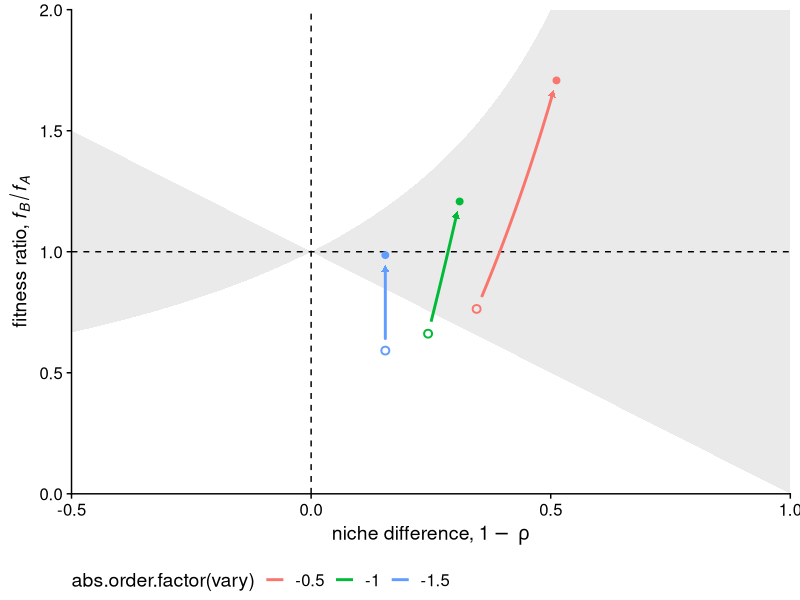
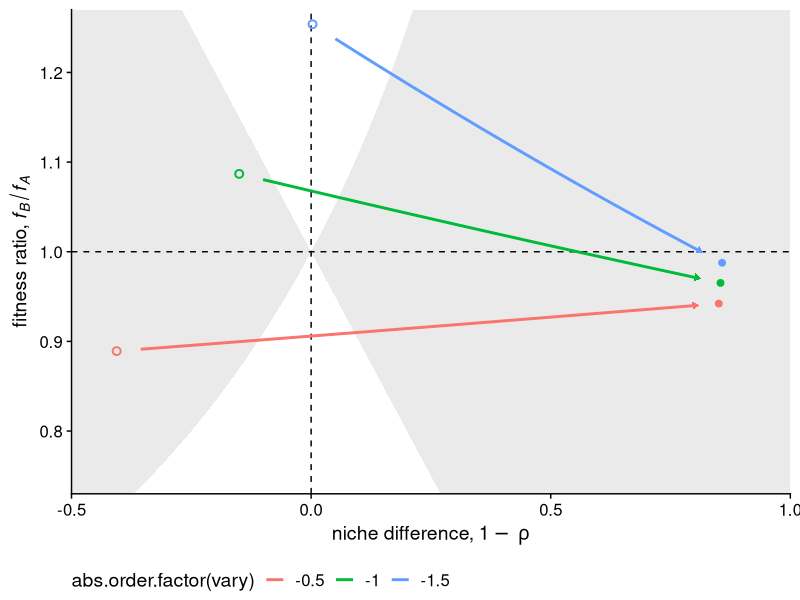
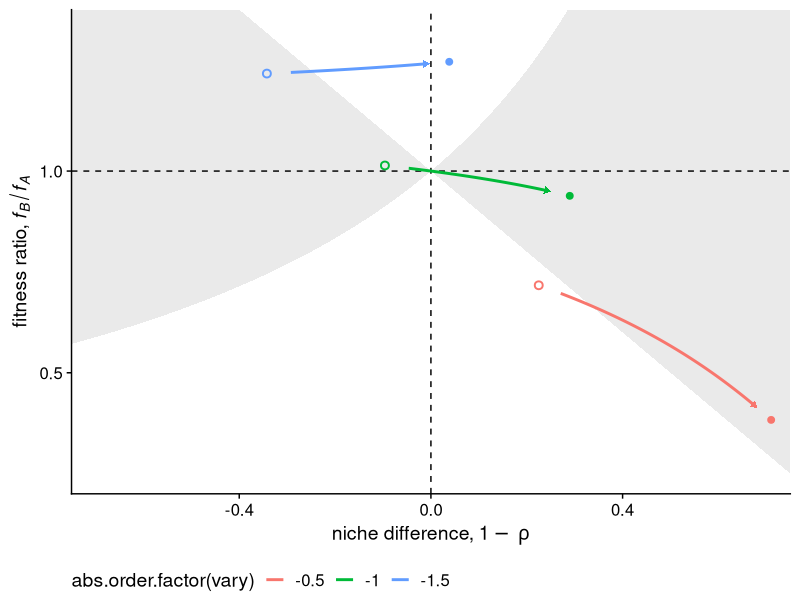
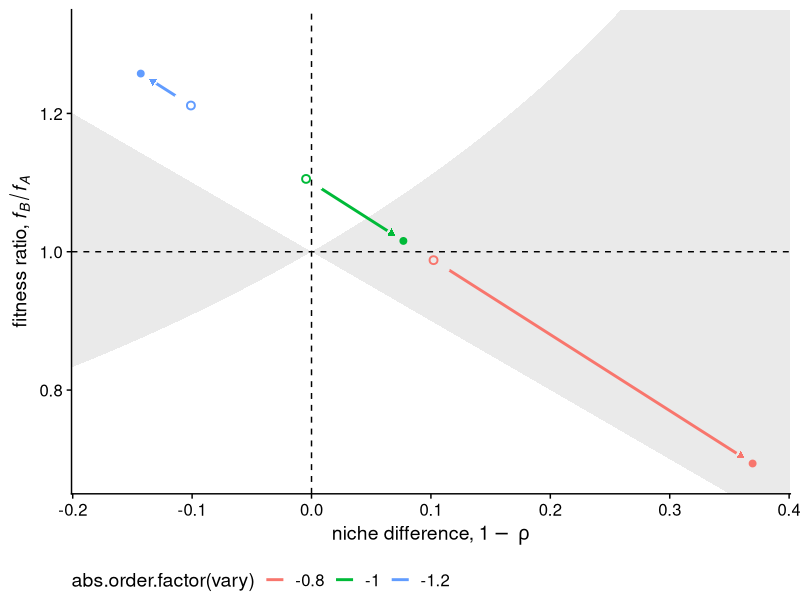

Recreate these plots in R, in order.
#################################################################################
#### Effects of soil microbes on plant competition: a perspective from modern coexistence theory
#### Ke & Wan (accepted July 2019) Ecological Monographs
####
#### This R script creates Figure 3 in the main text
#### Figure 3: Examples of how plant???soil microbe interactions and plant???plant competition together determine competition outcome
#################################################################################



######################################
#### Load packages
######################################
library('ggplot2')
library('grid')
library('gridExtra')
library('magrittr')
library('dplyr')
library('RColorBrewer')
library('cowplot')



######################################
#### 1. Plot setting and supporting functions
######################################
#### Define functions to calculate niche overlap. 
#### Input: paramters 
#### Output: niche overlap based on MCT (Chesson, 2000)
#### Note that we used the notation where competition is represented by negative c_{ij}
get.rho <- function(cAA = NA, cAB = NA, cBA = NA, cBB = NA,
                    sAA = NA, sAB = NA, sBA = NA, sBB = NA,
                    phiA = NA, phiB = NA){
  result <- sqrt((cBA + sBA*phiA) * (cAB + sAB*phiB) / ((cAA + sAA*phiA) * (cBB + sBB*phiB)))
  return(result)
}

#### Define functions to calculate niche overlap. 
#### Input: paramters
#### Output: fitness ratio based on MCT (Chesson, 2000)
#### Note that the function calculates f_{A}/f_{B} if "A.over.B"=T, but flips the parameters to calculate f_{B}/f_{A} if "A.over.B"=F
get.fit <- function(cAA = NA, cAB = NA, cBA = NA, cBB = NA,
                    sAA = NA, sAB = NA, sBA = NA, sBB = NA,
                    phiA = NA, phiB = NA, A.over.B = T){
  if (!A.over.B) return(get.fit(cAA = cBB, cAB = cBA, cBA = cAB, cBB = cAA,
                                sAA = sBB, sAB = sBA, sBA = sAB, sBB = sAA,
                                phiA = phiB, phiB = phiA))
  result <- sqrt((cBB + sBB*phiB) * (cBA + sBA*phiA) / ((cAA + sAA*phiA) * (cAB + sAB*phiB)))
  return(result)
}

#### Function to generate data frame for plotting 
#### Input: (1) "params": default parameters used for the calculations
####        (2) "vary.variable": the c_{ij} parameter that would be varied
####        (3) "vary.values": the range that the c_{ij} parameter would be varied
####        (4) "strengths": the range that the sigma_{ij} parameter would be varied (i.e., the strength of the PSF scenario)
####        (5) "get.params": a function for each scenario that modifies the sigma_{ij} parameter for that scenario
####        (6) "A.over.B": determining whether to calculate f_{A}/f_{B} ("A.over.B"=T) or f_{B}/f_{A} ("A.over.B"=F)
#### Output: a data.frame with four columns: (i) strength: the sigma_{ij} spectrum; (ii) vary: the c_{ij} spectrum; (iii) niche overlap; (iv) fitness ratio
plot.frame <- function(params = NA, 
                       vary.variable = NA, 
                       vary.values = NA, 
                       strengths = NA, 
                       get.params = NA, 
                       A.over.B = T){
  
  # Generate a grid of varying sigma_{ij} (i.e., set by "strength") and c_{ij} coefficients (i.e., set by "vary.values")
  grid <- expand.grid(strength=strengths, vary=vary.values)
  
  # Modify the sigma_{ij} parameters that we are interested in (i.e., set by each "get.params" function) based on the PSF strength spectrum
  new.params <- get.params(params, grid$strength)
  
  # Modify the c_{ij} parameters that we are interested in (i.e., set by "vary.variable") based on the PSF strength spectrum
  new.params[[vary.variable]] <- grid$vary
  
  # Calculate niche overlap and fitness ratio
  rhos <- do.call(get.rho, new.params)
  new.params[['A.over.B']] <- A.over.B
  fits <- do.call(get.fit, new.params)
  
  # Put results and parameters together in a data frame for plotting
  result <- cbind(grid, data.frame(rho = rhos, fit = fits))
  return(result)
}

#### Generate a function that streamlines the calculation for each c_{ij}
#### Input: (1) name: the name vector of c_{ij}s that would be varied 
####        (2) fn: the function that calls the "plot.frame" function for each c_{ij}
#### Output: a list, names are the c_{ij} that were varied, each element is a data.frame created by "plot.frame"
name.apply <- function(name, fn){
  result <- lapply(name, fn)
  names(result) <- name
  return(result)
}

#### Supporting functions of the main plot -- make c_{ij} a factor
abs.order.factor <- function(x) {factor(x, unique(x) %>% .[order(abs(.))])}

#### Supporting functions of the main plot -- plot fitness ratio ~ sigma_{ij}
#### Input: a data.frame created by "plot.frame"
#### Output: a ggplot of fitness ratio ~ sigma_{ij}
fit.plot <- function(frame, A.over.B = T){
  result <- 
    ggplot(frame, 
           aes(x = strength, 
               y = fit, 
               group = abs.order.factor(vary), 
               color = abs.order.factor(vary))) +
    geom_abline(intercept = 1.0, slope = 0, linetype = 2) +
    geom_line(size = 1) + 
    ylab(ifelse(A.over.B,
                expression(paste('fitness ratio, ', italic('f'['A']/'f'['B']))),
                expression(paste('fitness ratio, ', italic('f'['B']/'f'['A'])))))
  return(result)
}

#### Supporting functions to generate the main plot -- plot niche overlap ~ sigma_{ij}
#### Input: a data.frame created by "plot.frame"
#### Output: a ggplot of niche overlap ~ sigma_{ij}
rho.plot <- function(frame){
  result <- ggplot(frame, 
                   aes(x = strength, 
                       y = rho, 
                       group = abs.order.factor(vary), 
                       color = abs.order.factor(vary))) + 
    geom_line(size = 1) +
    ylab(expression(paste('niche overlap, ', italic(rho))))
  return(result)
}

#### Supporting functions to generate the main plot -- plot niche/fitness difference on its parameter space
#### Input: a data.frame created by "plot.frame"
#### Output: a ggplot of niche/fitness difference on its parameter space
battleaxe.plot <- function(frame, 
                           xlim = c(-0.5, 1), ylim = c(0, 2), 
                           start.strength = -2, end.strength = 0, cross.linetype = 2,
                           line.avoid.radius = 0.05, arrow.avoid.radius = 0.04,
                           A.over.B = T){
  
  # Create data used to plot the competitive outcome boundaries
  my.seq <- seq(1 - min(xlim), 1 - max(xlim), by = -0.001)
  battleaxe <- data.frame(rho = my.seq, bottom = my.seq, top = 1 / my.seq)
  
  # Clean up/rearrange the data frame based on plot range
  filtered.data <- filter(frame, 
                          strength >= min(start.strength, end.strength), 
                          strength <= max(start.strength, end.strength))
  if (start.strength < end.strength) {
    filtered.data <- arrange(filtered.data, strength, abs(vary))
  } else {
    filtered.data <- arrange(filtered.data, desc(strength), abs(vary))
  }
  
  # Find starting point for the plot
  starts <- 
    filtered.data %>% arrange(abs(strength - start.strength)) %>% 
    group_by(vary) %>% slice(1) %>% ungroup()
  
  # Find end point for the plot
  ends <- 
    filtered.data %>% arrange(abs(strength - end.strength)) %>%
    group_by(vary) %>% slice(1) %>% ungroup()
  
  # Combine all date
  enriched.data <- filtered.data %>% 
    left_join(transmute(starts, vary = vary, start.rho = rho, start.fit = fit), by = 'vary') %>%
    left_join(transmute(ends, vary = vary, end.rho = rho, end.fit = fit), by = 'vary') %>%
    mutate(start.dist = sqrt((rho - start.rho)^2 + (fit - start.fit)^2),
           end.dist = sqrt((rho - end.rho)^2 + (fit - end.fit)^2)) %>%
    mutate(min.dist = pmin(start.dist, end.dist))
  
  # Plot
  result <- 
    ggplot() +
    
    # Make axe-shaped plot
    geom_ribbon(data = battleaxe, 
                aes(x = 1 - rho, 
                    ymin = bottom, 
                    ymax = top), 
                alpha=0.1) + 
  
    # Add cross for referencing values
    geom_hline(yintercept = 1.0, linetype = cross.linetype) +
    geom_vline(xintercept = 0, linetype = cross.linetype) + 
  
    # Add line between points
    geom_line(data = filter(enriched.data, min.dist>line.avoid.radius), 
              aes(x = 1 - rho, 
                  y = fit, 
                  group = abs.order.factor(vary), 
                  color = abs.order.factor(vary)), 
              size=1
              ) + 
  
    # Add arrow
    geom_path(data = filter(enriched.data, end.dist <= 2*arrow.avoid.radius, end.dist >= arrow.avoid.radius), 
              aes(x = 1 - rho, 
                  y = fit, 
                  group = abs.order.factor(vary), 
                  color = abs.order.factor(vary)), 
              size = 0, 
              arrow = arrow(type = 'closed', length = unit(6, 'pt')), 
              show.legend = F) + 
  
    # Add start point
    geom_point(data = starts, 
               aes(x = 1 - rho, 
                   y = fit, 
                   color = abs.order.factor(vary)), 
               show.legend = F,
               size = 2, stroke = 1, shape = 21, fill = 'transparent') + 
  
    # Add end point
    geom_point(data = ends, 
               aes(x = 1 - rho, 
                   y = fit, 
                   color = abs.order.factor(vary)), 
               show.legend = F, 
               size = 2) +
    coord_cartesian(xlim = xlim, ylim = ylim, expand = F) + 
  
    # Make theme nice
    cowplot::theme_cowplot() + 
    theme(legend.position = 'bottom', legend.title.align = 0.5) +
    ylab(ifelse(A.over.B,
                expression(paste('fitness ratio, ', italic('f'['A']/'f'['B']))),
                expression(paste('fitness ratio, ', italic('f'['B']/'f'['A']))))) +
    xlab(expression(paste('niche difference, ', 1-italic(''~rho))))
  
  # Return plot
  return(result)
}

#### Complex composite plot recipes 
full.plot <- function(
  # All data frames for each c_{ij}
  all.frames, 
  
  # Component plot parameters
  xlim = NA, rho.ylim = NA, fit.ylim = NA, xlabel = 'strength',
  
  # Battleaxe plot parameters
  battleaxe.xlim = c(-0.5, 1), battleaxe.ylim = c(0, 2), 
  start.strength = -1, end.strength = 0,
  line.avoid.radius = 0.05, arrow.avoid.radius = 0.04, cross.linetype = 2,
  
  # Color
  palettes = NA, 
  panel.labels = c('A', 'B', 'C', 'D'), 
  panel.font = gpar(fontsize = 16, 
                    fontfamily = 'Helvetica', 
                    fontface = 'bold'),
  horiz.margin = 0.25, vert.margin = 0, units = 'in', 
  A.over.B = T,
  row.labels = list('cAA' = 'A', 'cAB' = 'B', 'cBA' = 'C', 'cBB' = 'D'),
  my.theme = cowplot::theme_cowplot(),
  display = F){

  # Calculate ranges for x and y
  xlim <- c(start.strength, end.strength)
  if (any(is.na(xlim))) xlim <- range(sapply(all.frames, function(x) x$strength))
  if (any(is.na(rho.ylim))) rho.ylim <- range(sapply(all.frames, function(x) x$rho))
  if (any(is.na(fit.ylim))) fit.ylim <- range(sapply(all.frames, function(x) x$fit))
  
  # Generate base panel ggplots for niche overlap and fitness ratio
  fit.coord <- coord_cartesian(xlim = xlim, ylim = fit.ylim, expand = F)
  rho.coord <- coord_cartesian(xlim = xlim, ylim = rho.ylim, expand = F)
  rho.plots <- name.apply(names(all.frames), 
                          function(coef){rho.plot(all.frames[[coef]]) + 
                              rho.coord + 
                              palettes[[coef]] +
                              xlab(xlabel)}
                          )
  
  fit.plots <- name.apply(names(all.frames), 
               function(coef){
                 fit.plot(all.frames[[coef]], A.over.B=A.over.B) + 
                   fit.coord + 
                   palettes[[coef]] + 
                   xlab(xlabel)}
               )
  
  if(xlim[1] > xlim[2]) {
    fit.plots <- plyr::llply(fit.plots, function(x){x + scale_x_reverse()})
    rho.plots <- plyr::llply(rho.plots, function(x){x + scale_x_reverse()})
  }
  
  # Battleaxes
  battleaxes <- name.apply(names(all.frames), 
                           function(coef){battleaxe.plot(all.frames[[coef]], 
                                                         xlim = battleaxe.xlim, ylim = battleaxe.ylim,
                                                         start.strength = start.strength, end.strength = end.strength, cross.linetype=cross.linetype, 
                                                         line.avoid.radius = line.avoid.radius, arrow.avoid.radius = arrow.avoid.radius, 
                                                         A.over.B = A.over.B) + 
                                          palettes[[coef]]}
                           )
 
  # Adjust margins and x title spacing
  mar <- margin(l = horiz.margin, r = horiz.margin, t = vert.margin, b = vert.margin, unit = units)
  thm <- my.theme +
    theme(plot.margin = mar,
          axis.title.x = element_text(margin = margin(t = 8, unit = 'pt')),
          legend.position = 'bottom', 
          legend.title.align = 0.5)
  
  # Create multipanel figure
  arrange.func <- ifelse(display, grid.arrange, arrangeGrob)
  
  # Hack to hide legend without affecting layout
  hide.legend <- guides(colour = guide_legend(override.aes = list(alpha = 0), 
                                              label.theme = element_blank(), title.theme = element_blank()))
  
  # Gather rho plots
  rho.plots <- name.apply(names(rho.plots), 
                          function(coef){rho.plots[[coef]] + 
                                         hide.legend + 
                                         ggtitle(row.labels[[coef]])}
                          )
  
  # Gather fitness ratio plots
  fit.plots <- plyr::llply(fit.plots, 
                           function(x){x + ggtitle(' ')})
  
  # Gather niche/fitness difference parameter space plots
  battleaxes <- plyr::llply(battleaxes, 
                            function(x){x + hide.legend + ggtitle(' ')})
  
  # Combine all plots
  all.plots <- name.apply(names(row.labels), 
                          function(coef){list(rho.plots[[coef]], 
                                              fit.plots[[coef]], 
                                              battleaxes[[coef]])}
    ) %>% unlist(recursive=F)
  all.plots <- lapply(all.plots, function(p){p + thm})
  result <- do.call(arrange.func, c(all.plots, list(nrow=4)))
  
  # Return result if we are not displaying figure
  if (!display){return(result)}
}

#### General parameters and plot setting for all plots
spacer <- '  '
row.labels <- list(
  'cAA' = expression(paste(bold('(a) '), '  Changing ', italic('c'['AA']), 
                         ' (effect of intraspecific competition on plant A)')),
  'cAB' = expression(paste(bold('(b) '), '  Changing ', italic('c'['AB']),
                         ' (effect of interspecific competition on plant A)')),
  'cBB' = expression(paste(bold('(c) '), '  Changing ', italic('c'['BB']),
                         ' (effect of intraspecific competition on plant B)')),
  'cBA' = expression(paste(bold('(d) '), '  Changing ', italic('c'['BA']),
                         ' (effect of interspecific competition on plant B)')))
plot.theme <- 
  cowplot::theme_cowplot(font_size = 10) + 
  theme(legend.box.spacing = unit(0.0625 / 2, 'in'), 
        plot.title = element_text(hjust = 0.08, vjust = 2, size = 14))
palette.names <- c('cAA' = 'Reds', 
                   'cAB' = 'Blues',
                   'cBA' = 'Greens', 
                   'cBB' = 'Purples')
scale.labels <- c('cAA' = expression(paste(italic('c'['AA']), '   ')),
                  'cAB' = expression(paste(italic('c'['AB']), '   ')),
                  'cBA' = expression(paste(italic('c'['BA']), '   ')),
                  'cBB' = expression(paste(italic('c'['BB']), '   ')))
A.over.B <- F

#### Color setting for all plots
get.colors <- function(coef, total.colors = 7, skip = 2) {
  labels <- paste(as.character(coef.values[[coef]]), spacer)
  breaks <- coef.values[[coef]]
  indices <- seq(total.colors - (length(breaks) - 1) * skip, total.colors, by = skip)
  colors <- brewer.pal(total.colors, palette.names[[coef]])[indices]
  result <- scale_color_manual(
    scale.labels[[coef]], values = colors,
    breaks = breaks)
  return(result)
}



######################################
#### 2. Janzen-Connell scenario
######################################
#### "get.params" function for Janzen-Connell: sigma_{AA} & sigma_{BB}
get.JC.params <- function(params, strengths){
  new.params <- params
  new.params[['sAA']] <- strengths
  new.params[['sBB']] <- strengths
  return(new.params)
}

#### Define default parameters within a list
default.params <- list(
  cAA = -1, cAB = -1, cBA = -0.8, cBB = -0.8,
  sAA = -0.4, sAB = -0.4, sBA = -0.5, sBB = -0.5,
  phiA = 1.6, phiB = 2.0)

#### Generate plotting range of the Janzen-Connell parameters
min.str.JC <- -0.32
max.str.JC <- -6
strengths.JC <- seq(min.str.JC, max.str.JC, by = -0.001)

#### Define values for competition coefficient (varied for each panel)
my.values <- c(-0.5, -1.0, -1.5)
coef.values <- list('cAA' = my.values, 'cAB' = my.values,
                    'cBA' = my.values, 'cBB' = my.values)

#### Generate plotting data
JC.frames <- name.apply(names(coef.values), 
                        function(coef){plot.frame(params = default.params, 
                                                  vary.variable = coef, 
                                                  vary.values = coef.values[[coef]], 
                                                  get.params = get.JC.params,
                                                  strengths = strengths.JC, 
                                                  A.over.B = A.over.B)}
                        )

#### Generate palettes for each parameter
JC.palettes <- name.apply(names(palette.names), get.colors)

#### Generate x-axis label
JC.label <- expression(
  paste('Janzen-Connell effect, ', italic(sigma['AA']) == italic(''~sigma['BB'])))

#### Plot in full
JC.full <- full.plot(JC.frames, 
                     xlim = c(min.str, max.str), xlabel = JC.label,
                     battleaxe.xlim = c(-0.5, 1), battleaxe.ylim = c(0.73, 1.27),
                     start.strength = min.str.JC, end.strength = max.str.JC,
                     cross.linetype = 2, 
                     palettes = JC.palettes,
                     horiz.margin = 0.125, vert.margin = 0.0625, 
                     A.over.B = A.over.B,
                     row.labels = row.labels, 
                     my.theme = plot.theme)

#### Save plots
ggsave('MCTbasedPSF_FigS1.pdf', JC.full, width = 7.5, height = 10, units = 'in')



######################################
#### 3. Enemy release scenario
######################################
#### "get.params" function for enemy release: sigma_{BA} & sigma_{BB}
get.ER.params <- function(params, strengths){
  new.params <- params
  new.params[['sBA']] <- strengths
  new.params[['sBB']] <- strengths
  return(new.params)
}

#### Define default parameters within a list
default.params <- list(
  cAA = -1.5, cAB = -1, cBA = -1, cBB = -1.5,
  sAA = -0.5, sAB = -0.5, sBA = -2, sBB = -2,
  phiA = 0.5, phiB = 0.5)

#### Generate plotting range of the enemy release parameters
min.str.ER <- -2
max.str.ER <- 0
strengths.ER <- seq(min.str.ER, max.str.ER, by = 0.001)

#### Define values for competition coefficient (varied for each panel)
my.values <- c(-0.5, -1, -1.5)
coef.values <- list('cAA' = my.values, 'cAB' = my.values,
                    'cBA' = my.values, 'cBB' = my.values)

#### Generate plotting data
ER.frames <- name.apply(names(coef.values), 
                        function(coef){plot.frame(params = default.params, 
                                                  vary.variable = coef, 
                                                  vary.values = coef.values[[coef]], 
                                                  get.params = get.ER.params,
                                                  strengths = strengths.ER, 
                                                  A.over.B = A.over.B)}
                        )

#### Generate palettes for each parameter
ER.palettes <- name.apply(names(palette.names), get.colors)

#### Generate x-axis label
ER.label <- expression(
  paste('enemy impact on B, ', italic(sigma['BA']) == italic(''~sigma['BB'])))

#### Plot in full
ER.full <- full.plot(ER.frames, 
                     xlim = c(min.str, max.str), xlabel = ER.label,
                     battleaxe.xlim = c(-0.225, 0.55), battleaxe.ylim = c(0,2.25), 
                     start.strength = min.str.ER, end.strength = max.str.ER, 
                     cross.linetype = 2, 
                     palettes = ER.palettes,
                     horiz.margin = 0.125, vert.margin = 0.0625,
                     A.over.B = A.over.B, 
                     row.labels = row.labels, 
                     my.theme = plot.theme)

#### Save plots
ggsave('MCTbasedPSF_FigS2.pdf', ER.full, width = 7.5, height = 10, units = 'in')



######################################
#### 4. Mutual facilitation scenario
######################################
#### "get.params" function for mutual facilitation: sigma_{AB} & sigma_{BA}
get.MF.params <- function(params, strengths) {
  new.params <- params
  new.params[['sAB']] <- strengths
  new.params[['sBA']] <- strengths
  return(new.params)
}

#### Define default parameters within a list
default.params <- list(
  cAA = -1, cAB = -1, cBA = -1, cBB = -1,
  sAA = 0.5, sAB = 0.5, sBA = 0.5, sBB = 0.5,
  phiA = 0.15, phiB = 0.2)

#### Generate plotting range of the mutual facilitation parameters
min.str.MF <- 0
max.str.MF <- 2
strengths.MF <- seq(min.str.MF, max.str.MF, by = 0.001)

#### Define values for competition coefficient (varied for each panel)
my.values <- c(-0.5, -1, -1.5)
coef.values <- list('cAA' = my.values, 'cAB' = my.values,
                    'cBA' = my.values, 'cBB' = my.values)

#### Generate plotting data
MF.frames <- name.apply(names(coef.values), 
                        function(coef){plot.frame(params = default.params, 
                                                  vary.variable = coef, 
                                                  vary.values = coef.values[[coef]],
                                                  get.params = get.MF.params,
                                                  strengths = strengths.MF, 
                                                  A.over.B = A.over.B)}
                        )

#### Generate palettes for each parameter
MF.palettes <- name.apply(names(palette.names), get.colors)

#### Generate x-axis label
MF.label <- expression(
  paste('mutualist faciliation, ', italic(sigma['AB']) == italic(''~sigma['BA'])))

#### Plot in full
MF.full <- full.plot(MF.frames, 
                     xlim = c(min.str, max.str), xlabel = MF.label,
                     battleaxe.xlim = c(-0.75, 1), battleaxe.ylim = c(0.3, 1.8),
                     start.strength = min.str.MF, end.strength = max.str.MF, 
                     cross.linetype = 2,
                     palettes = MF.palettes,
                     horiz.margin = 0.125, vert.margin = 0.0625,
                     A.over.B = A.over.B, 
                     row.labels = row.labels, 
                     my.theme = plot.theme)

#### Save plots
ggsave('MCTbasedPSF_FigS3.pdf', MF.full, width = 7.5, height = 10, units = 'in')



######################################
#### 5. Soil conditioning scenario
######################################
#### "get.params" function for soil conditioning: phi_{B}
get.SC.params <- function(params, strengths) {
  new.params <- params
  new.params[['phiB']] <- strengths
  return(new.params)
}

#### Define default parameters within a list
default.params <- list(
  cAA = -1, cAB = -1, cBA = -0.9, cBB = -0.9,
  sAA = 0.5, sAB = 0.25, sBA = 0.10, sBB = 0.20,
  phiA = 0.025, phiB = 0.025)

#### Generate plotting range of the soil conditioning parameters
min.str.SC <- 0.025
max.str.SC <- 2.5
by.str <- 0.0001
strengths.SC <- seq(min.str.SC, max.str.SC, by = by.str)

#### Define values for competition coefficient (varied for each panel)
my.values <- c(-0.8, -1, -1.2)
coef.values <- list('cAA' = my.values, 'cAB' = my.values,
                    'cBA' = my.values, 'cBB' = my.values)

#### Generate plotting data
SC.frames <- name.apply(names(coef.values), 
                        function(coef){plot.frame(params = default.params,
                                                  vary.variable = coef, 
                                                  vary.values = coef.values[[coef]], 
                                                  get.params = get.SC.params,
                                                  strengths = strengths.SC,
                                                  A.over.B = A.over.B)}
                        )

#### Generate palettes for each parameter
SC.palettes <- name.apply(names(palette.names), get.colors)

#### Generate x-axis label
SC.label <- expression(
  paste('soil conditioning of B, ', italic(phi1['B'])))

#### Plot in full
SC.full <- full.plot(SC.frames, 
                     xlim = c(min.str, max.str), xlabel = SC.label,
                     battleaxe.xlim = c(-0.4, 0.4), battleaxe.ylim = c(0.6, 1.4),
                     start.strength = min.str.SC, end.strength = max.str.SC, 
                     line.avoid.radius = 0.02, arrow.avoid.radius = 0.01,
                     cross.linetype = 2,
                     palettes = SC.palettes,
                     horiz.margin = 0.125, vert.margin = 0.0625,
                     A.over.B = A.over.B, 
                     row.labels = row.labels, 
                     my.theme = plot.theme)

#### Save plots
ggsave('MCTbasedPSF_FigS4.pdf', SC.full, width = 7.5, height = 10, units = 'in')



######################################
#### 6. PLot Figure 3
######################################
#### Get individual niche/fitness difference plots
battleaxe.JC.cAA <- battleaxe.plot(JC.frames[['cAA']],
                                   xlim = c(-0.5, 1), ylim = c(0.73, 1.27),
                                   start.strength = min.str.JC, end.strength = max.str.JC, 
                                   A.over.B = F)
battleaxe.ER.cBA <- battleaxe.plot(ER.frames[['cBA']],
                                   xlim = c(-0.5, 1), ylim = c(0, 2),
                                   start.strength = min.str.ER, end.strength = max.str.ER, 
                                   A.over.B = F)
battleaxe.MF.cAB <- battleaxe.plot(MF.frames[['cAB']],
                                   xlim = c(-0.75, 0.75), ylim = c(0.2, 1.4),
                                   start.strength = min.str.MF, end.strength = max.str.MF, 
                                   A.over.B = F)
battleaxe.SC.cAB <- battleaxe.plot(SC.frames[['cAB']],
                                   xlim = c(-0.201, 0.401), ylim = c(0.65, 1.35),
                                   start.strength = min.str.SC, end.strength = max.str.SC, 
                                   line.avoid.radius = 0.02, arrow.avoid.radius = 0.01,
                                   A.over.B = F)

#### Adjust margins and x title spacing
horiz.margin <- 0.25; vert.margin <- 0.125; units <- 'in'
mar <- margin(l = horiz.margin, r = horiz.margin, t = vert.margin, b = vert.margin, unit=units)
thm <- cowplot::theme_cowplot() + 
       theme(plot.margin = mar, 
             axis.title.x = element_text(margin = margin(t = 8, unit = 'pt')),
             legend.position = 'bottom', 
             legend.title.align = 0.5)

#### Throwaway function to add labels to plot panels
panel.font <- gpar(fontsize = 16, fontfamily = 'Helvetica')
add.label <- function(p, label) arrangeGrob(p, 
                                            top = textGrob(label, just = c("left", "top"),
                                                           x = unit(6, 'pt') + unit(horiz.margin,units),
                                                           y = unit(24, 'pt') - unit(vert.margin,units)))

#### Assemble the plot
all.together <- arrangeGrob(
  add.label(battleaxe.JC.cAA + thm + JC.palettes[['cAA']], expression(paste(bold('(a)'), '   Janzen-Connell'))), 
  add.label(battleaxe.ER.cBA + thm + ER.palettes[['cBA']], expression(paste(bold('(b)'), '   Enemy release'))), 
  add.label(battleaxe.MF.cAB + thm + MF.palettes[['cAB']], expression(paste(bold('(c)'), '   Mutual facilitation'))), 
  add.label(battleaxe.SC.cAB + thm + SC.palettes[['cAB']], expression(paste(bold('(d)'), '   Differential soil conditioning'))),
  ncol = 2)

#### Save the final plot!
ggsave('MCTbasedPSF_Fig3.pdf', plot = all.together, width = 7.5, height = 7.5)
